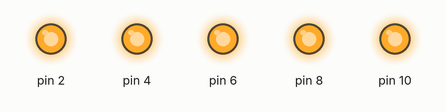
Recording of a sketch running on a simulated Arduino Uno, built with avr-gcc and run on an emulated ATmega328P. Shown: output pins drawn as LEDs (lit = HIGH).

Above: at 0.3 s.
At 3.1 s:
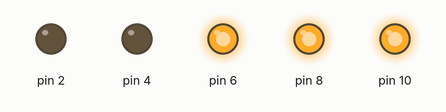
At 6.1 s:
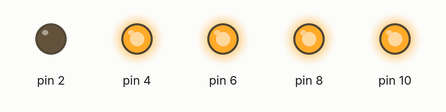
At 9.1 s:
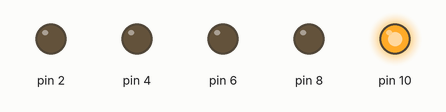
At 10.1 s:
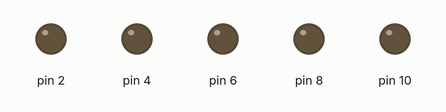
At 12.7 s:
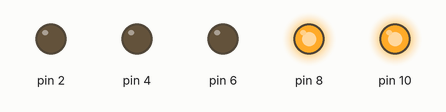
Timing chart, 0 to 13.8 s (numbered marks = the images above):
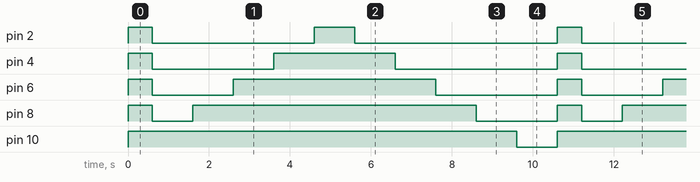

Measured:
- by itself, pin 2: repeats every 10.6 s: LOW 4.0 s, HIGH 1.0 s, LOW 5.0 s, HIGH 0.60 s
- by itself, pin 4: repeats every 10.6 s: LOW 3.0 s, HIGH 3.0 s, LOW 4.0 s, HIGH 0.60 s
- by itself, pin 6: repeats every 10.6 s: LOW 2.0 s, HIGH 5.0 s, LOW 3.0 s, HIGH 0.60 s
- by itself, pin 8: repeats every 10.6 s: LOW 1.0 s, HIGH 7.0 s, LOW 2.0 s, HIGH 0.60 s
- by itself, pin 10: alternates HIGH for 9.6 s and LOW for 1.0 s

The sketch:

light_bulb.ino
```cpp
void setup() {
  // initialize digital pin LED_BUILTIN as an output.
  for(int i = 10 ; i > 0 ; i -= 2){
     pinMode(i, OUTPUT);
  }
}

// the loop function runs over and over again forever
void loop() {
  for(int i = 0 ; i < 3 ; i++){
    digitalWrite(10, HIGH);
    digitalWrite(8, HIGH);
    digitalWrite(6, HIGH);
    digitalWrite(4, HIGH);
    digitalWrite(2, HIGH);
    delay(200);
    digitalWrite(10, LOW);
    digitalWrite(8, LOW);
    digitalWrite(6, LOW);
    digitalWrite(4, LOW);
    digitalWrite(2, LOW);
  }
  for(int i = 10 ; i > 0 ; i -=2){
   digitalWrite(i, HIGH);
   delay(1000);
   if(i == 2){
      for(int j = i ; j <= 10 ; j+=2){
        digitalWrite(j, LOW);
         delay(1000);
      }
    }
 }// 2
                       // wait for a second
}
```
